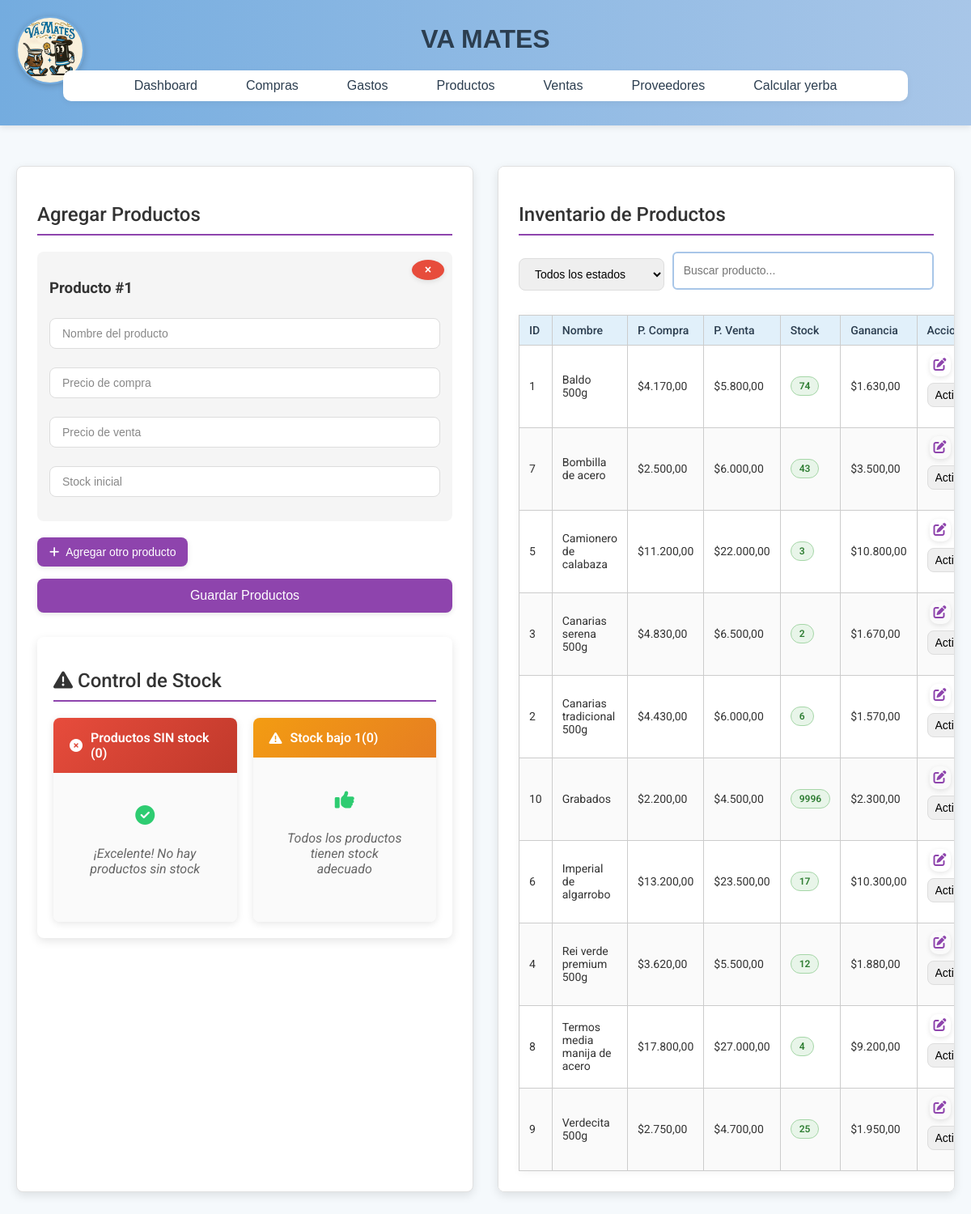
/productos/index.php?alert=error, run on the app's committed database.
### tables this page shows
CREATE TABLE `productos` (
  `id` int(11) NOT NULL,
  `nombre` varchar(100) NOT NULL,
  `precio_compra` decimal(10,2) NOT NULL,
  `precio` decimal(10,2) NOT NULL,
  `stock` int(11) NOT NULL,
  `diferencia` decimal(10,2) NOT NULL,
  `estado` enum('activo','desactivado') NOT NULL DEFAULT 'activo'
);

### productos/index.php (the view, shortened to what this page needs)
<?php include '../includes/header.php'; ?>
<head>
  <link rel="stylesheet" href="/vamates3/assets/css/styles.css">
  <link rel="stylesheet" href="https://cdnjs.cloudflare.com/ajax/libs/font-awesome/6.4.0/css/all.min.css">
</head>
<div class="container">
  <div class="column left">
    <h2>Agregar Productos</h2>
    <form id="formProductos" action="add_productos.php" method="post">
      <div id="productosContainer"></div>
      <button type="button" class="btn-agregar" onclick="agregarFormularioProducto()">
        <i class="fas fa-plus"></i> Agregar otro producto
      </button>
      <input class="btn-submit" type="submit" value="Guardar Productos">
    </form>
    <div class="producto-form hidden" id="plantillaProducto">
      <button type="button" class="btn-eliminar-form" onclick="eliminarFormularioProducto(this)">×</button>
      <h3>Producto #<span class="producto-numero">1</span></h3>
      <input class="control" type="text" name="nombre[]" placeholder="Nombre del producto" required>
      <input class="control precio-compra-input" type="number" step="0.01" name="precio_compra[]" placeholder="Precio de compra" min="0.01" required>
      <input class="control precio-venta-input" type="number" step="0.01" name="precio[]" placeholder="Precio de venta" min="0.01" required>
      <input class="control stock-input" type="number" name="stock[]" placeholder="Stock inicial" min="0" required>
    </div>
    <?php
      include '../config/config.php';
      $sql = "SELECT * FROM productos ORDER BY nombre ASC";
      $result = $conn->query($sql);
      $productosSinStock = [];
      $productosBajoStock = [];
      $result->data_seek(0);
    ?>
    <div class="low-stock-section">
      <h2><i class="fas fa-exclamation-triangle"></i> Control de Stock</h2>
      <div class="stock-cards-container">
        <div class="stock-card">
          <div class="stock-card-header danger">
            <i class="fas fa-times-circle"></i>
            <span>Productos SIN stock (<?= count($productosSinStock) ?>)</span>
          </div>
          <div class="stock-card-body">
            <?php if (empty($productosSinStock)): ?>
              <div class="no-items">
                <i class="fas fa-check-circle" style="color: var(--success-color); font-size: 24px; margin-bottom: 10px;"></i>
                <p>¡Excelente! No hay productos sin stock</p>
              </div>
            <?php endif; ?>
          </div>
        </div>
        <div class="stock-card">
          <div class="stock-card-header warning">
            <i class="fas fa-exclamation-triangle"></i>
            <span>Stock bajo 1(<?= count($productosBajoStock) ?>)</span>
          </div>
          <div class="stock-card-body">
            <?php if (empty($productosBajoStock)): ?>
              <div class="no-items">
                <i class="fas fa-thumbs-up" style="color: var(--success-color); font-size: 24px; margin-bottom: 10px;"></i>
                <p>Todos los productos tienen stock adecuado</p>
              </div>
            <?php endif; ?>
          </div>
        </div>
      </div>
    </div>
  </div>
  <div class="column right">
    <h2>Inventario de Productos</h2>
    <div style="display: flex; gap: 10px; margin-bottom: 15px;">
      <select id="filtroEstado" class="control" onchange="filtrarGastos()" style="flex: 1;">
        <option value="">Todos los estados</option>
      </select>
      <input type="text" id="buscarProducto" class="search-input" placeholder="Buscar producto..." onkeyup="filtrarProductos()" style="flex: 2;">
    </div>
    <table id="tablaProductos">
      <thead>
        <tr>
          <th>ID</th>
          <th>Nombre</th>
          <th>P. Compra</th>
          <th>P. Venta</th>
          <th>Stock</th>
          <th>Ganancia</th>
          <th>Acciones</th>
        </tr>
      </thead>
      <tbody>
        <?php
        while($producto = $result->fetch_assoc()):
          $ganancia = $producto['precio'] - $producto['precio_compra'];
          if ($producto['stock'] == 0) $claseStock = "badge-stock-critico";
          elseif ($producto['stock'] == 1) $claseStock = "badge-stock-bajo";
          else $claseStock = "badge-stock-normal";
        ?>
        <tr id="fila-producto-<?= $producto['id'] ?>" class="producto-row <?= $producto['estado'] == 'desactivado' ? 'producto-inactivo' : '' ?>">
          <td><?= $producto['id'] ?></td>
          <td><?= htmlspecialchars($producto['nombre']) ?></td>
          <td>$<?= number_format($producto['precio_compra'], 2, ',', '.') ?></td>
          <td>$<?= number_format($producto['precio'], 2, ',', '.') ?></td>
          <td>
            <span class="badge <?= $claseStock ?>">
              <?= $producto['stock'] ?>
            </span>
          </td>
          <td>$<?= number_format($ganancia, 2, ',', '.') ?></td>
          <td>
            <button class="btn-action btn-edit" onclick="editarProducto(<?= $producto['id'] ?>)">
              <i class="fas fa-edit"></i>
            </button>
            <select class="control" style="width: 120px; padding: 5px;" onchange="cambiarEstado(<?= $producto['id'] ?>, this.value)">
              <option value="activo" <?= $producto['estado'] == 'activo' ? 'selected' : '' ?>>Activo</option>
            </select>
          </td>
        </tr>
        <?php endwhile; ?>
      </tbody>
    </table>
  </div>
</div>

### assets/css/styles.css (style rules this page uses)
body { font-family: 'Quicksand', sans-serif; margin: 0; padding: 0; background-color: #f5f9fc; color: #333; }
.container { display: flex; flex-wrap: wrap; margin: 30px auto; padding: 10px; max-width: 1600px; gap: 20px; }
.column { flex: 1; padding: 30px; background-color: #fff; border-radius: 12px; box-shadow: 0 4px 12px rgba(0,0,0,0.05); min-width: 400px; }
.column.left { border-right: none; }
table { width: 100%; border-collapse: collapse; margin-top: 15px; font-size: 0.95rem; border: 1px solid #ddd; }
table th, table td { padding: 10px 12px; border: 1px solid #ccc; }
table th { background-color: #e1f0fa; text-align: left; color: #2c3e50; }
#tablaProductos, #tablaCompras { width: 100%; border-collapse: collapse; margin-top: 10px; box-shadow: 1px 1px 10px rgba(0,0,0,0.05); }
.control::placeholder { color: #888; }
#buscarProducto, #buscarCompra { width: 100%; padding: 12px; border: 2px solid #a8c6e8; border-radius: 6px; margin-bottom: 16px; }
button, .btn-agregar, .btn-delete, .btn-submit, .btn-tema { padding: 10px 20px; font-size: 0.9rem; border: none; border-radius: 10px; cursor: pointer; transition: all 0.3s ease; background-color: #74acdf; color: #fff; box-shadow: 0 2px 6px rgba(0,0,0,0.1); }
.btn-submit { background-color: #3498db; }

### data on the page
productos: id "1", nombre "Baldo 500g", precio_compra "4.170,00", precio "5.800,00", stock "74", ganancia "1.630,00", estado+id "Activo"
productos: id "7", nombre "Bombilla de acero", precio_compra "2.500,00", precio "6.000,00", stock "43", ganancia "3.500,00", estado+id "Activo"
productos: id "5", nombre "Camionero de calabaza", precio_compra "11.200,00", precio "22.000,00", stock "3", ganancia "10.800,00", estado+id "Activo"
productos: id "3", nombre "Canarias serena 500g", precio_compra "4.830,00", precio "6.500,00", stock "2", ganancia "1.670,00", estado+id "Activo"
productos: id "2", nombre "Canarias tradicional 500g", precio_compra "4.430,00", precio "6.000,00", stock "6", ganancia "1.570,00", estado+id "Activo"
productos: id "10", nombre "Grabados", precio_compra "2.200,00", precio "4.500,00", stock "9996", ganancia "2.300,00", estado+id "Activo"
productos: id "6", nombre "Imperial de algarrobo", precio_compra "13.200,00", precio "23.500,00", stock "17", ganancia "10.300,00", estado+id "Activo"
productos: id "4", nombre "Rei verde premium 500g", precio_compra "3.620,00", precio "5.500,00", stock "12", ganancia "1.880,00", estado+id "Activo"
productos: id "8", nombre "Termos media manija de acero", precio_compra "17.800,00", precio "27.000,00", stock "4", ganancia "9.200,00", estado+id "Activo"
productos: id "9", nombre "Verdecita 500g", precio_compra "2.750,00", precio "4.700,00", stock "25", ganancia "1.950,00", estado+id "Activo"

### other printed values
count($productosSinStock) "0"
count($productosBajoStock) "0"
